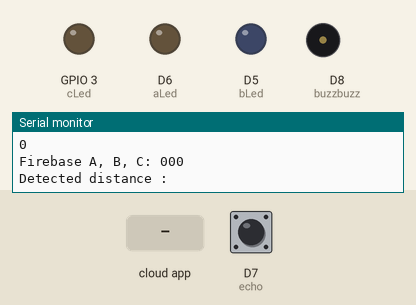
This sketch was run on a simulated ESP8266 (NodeMCU). Shown: output pins drawn as LEDs (lit = HIGH), buzzer (waves = sounding, pin HIGH), the last lines printed to the serial monitor. The test bench sets the inputs (shaded band); at power-on: D7 (echo) LOW. WiFi joins after 1.5 s; servers stay silent unless stated; network time is answered at once with the bench clock; the local clock reads 2024-03-15 10:24:30 at power-on unless the sketch sets it; the Firebase database answers and starts empty; pins used as bus, display or sensor lines are not drawn.

Above: at 2.7 s.
2.8 s: D7 (echo) pulsed HIGH 2 times (0.12 s each, 0.3 s apart)
4.9 s: the phone or cloud app sets Tue to 1
At 12.2 s:
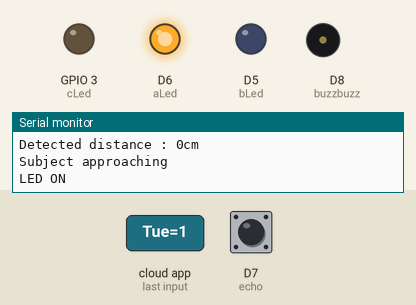
Timing chart, 0 to 13.7 s (numbered marks = the images above; inputs shaded):
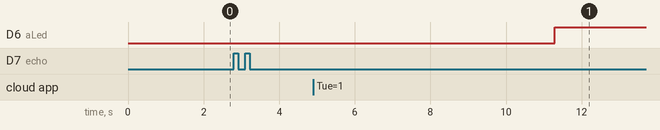

The sketch:

Smartpill_iot.ino
```cpp
#include "FirebaseESP8266.h" // 반드시 파이어베이스 라이브러리를 먼저 추가해야 합니다.
#include <ESP8266WiFi.h>
#include <NTPClient.h>
#include <WiFiUdp.h>
//와이파이 관련 설정입니다.
#define FIREBASE_HOST "iot-coding-school-default-rtdb.firebaseio.com"
#define FIREBASE_AUTH "wTj5vJbaSIiudNFfAYl2bIlB6Pr8tdWJ1TEqaJQTb"
#define WIFI_SSID "AndroidHotspot87_D7_46" // 연결 가능한 wifi의 ssid
#define WIFI_PASSWORD "88888888" // wifi 비밀번호

//작동하는 시간을 하드코딩으로 정의한 변수입니다.
int starttime = 1526;  //오후 5시 30분
String Weekday = "Tue"; // 요일

//초음파 센서 관련 변수를 지정하는 문장입니다.
int trig = D4; // 센서 송신부 핀 설정 가정
int echo = D7; // 센서 수신부 핀 설정 가정
//LED 관련 변수를 지정하는 문장입니다.
int aLed = D6;
int bLed = D5;
int cLed = D9;
int led[3] = {aLed, bLed, cLed};

//부저센서 변수를 저장하는 문장 관련입니다.
int buzzbuzz = D8  ;

//LED를 작동하게 하는 숫자입니다.
int Acont, Bcont, Ccont;
int control[3] = {Acont, Bcont, Ccont};

int timeis_ok, distance_ok;

const long utcOffsetInSeconds = 32400; // every UTC +1.00, +3600
String Week[6] = {"Mon", "Tue", "Tue", "Wed", "Thu", "Fri"};
WiFiUDP ntpUDP;
NTPClient timeClient(ntpUDP, "pool.ntp.org", utcOffsetInSeconds);

FirebaseData firebaseData;
FirebaseJson json;

void printResult(FirebaseData &data);

//함수를 정의한 곳입니다.

int calc_dis() {
  int duration, distance;
  digitalWrite(trig, HIGH);
  delay(10);
  digitalWrite(trig, LOW);
  duration = pulseIn(echo, HIGH);
  distance = (duration / 2) / 29.41;  // 29.41us = 0.01m / 340m/s
  return distance;
}

int led_on() {
  for (int i = 0; i < 3; i++){
    if (control[i]) {
      digitalWrite(led[i], 1);
    }
    delay(50);    // ?? 1
  }
  return 0;
}
int led_off() {
  for (int i = 0; i < 3; i++){
    if (1) {
      digitalWrite(led[i], 0);
    }
    delay(50);    // ?? 2
  }
  return 0;
}

void setup() // wifi 접속 과정.
{
  Serial.begin(9600);
  WiFi.mode(WIFI_STA);

  WiFi.begin(WIFI_SSID, WIFI_PASSWORD);

  Serial.println();
  Serial.print("Connecting to WiFi");
  while (WiFi.status() != WL_CONNECTED)
  {
    Serial.print(".");
    delay(500);
  }
  Serial.println();
  Serial.print("Connected with IP: ");
  Serial.println(WiFi.localIP());
  Serial.println();

  Firebase.begin(FIREBASE_HOST, FIREBASE_AUTH);
  Firebase.reconnectWiFi(true);

  firebaseData.setBSSLBufferSize(1024, 1024);
  firebaseData.setResponseSize(1024);
  Firebase.setReadTimeout(firebaseData, 1000 * 60);
  Firebase.setwriteSizeLimit(firebaseData, "tiny");

  //여기서부터는 control_file 에 관해서 추가한 코드입니다.
  //초음파센서 핀을 설정하는 곳입니다.
  pinMode(trig, OUTPUT);    // OUTPUT_PULLUP?
  pinMode(echo, INPUT);     // INPUT_PULLUP?
  //LED 핀을 설정하는 곳입니다.
  pinMode(aLed, OUTPUT);
  pinMode(bLed, OUTPUT);
  pinMode(cLed, OUTPUT);
  //확인을 위한 시리얼 통신을 합니다.
  Serial.begin(9600);

  //부저핀을 설정합니다.
  pinMode(buzzbuzz, OUTPUT);

  //여기까지는 control_file에 관해 추가한 코드입니다.

}

void loop()
{
  Serial.println("///");

  timeClient.update();

  String Day = Week[timeClient.getDay()];
  int Hour = timeClient.getHours();
  int Min = timeClient.getMinutes();

  Serial.print("currentTime: ");
  Serial.print(Day);
  Serial.print(" ");
  Serial.print(Hour);
  Serial.print(":");
  Serial.println(Min);

  Firebase.setString(firebaseData, "Day:", Day);
  Firebase.setInt(firebaseData, "Hours:", Hour);
  Firebase.setInt(firebaseData, "Minutes:", Min);

  //현재시간을 확인합니다. 12:34분이면, 1234로 저장.12:34분이면, 1234로 저장.
  int currentTime = Hour * 100 + Min;

   /////////////////////////////////////////////

   String val;

   if (Firebase.getString(firebaseData, Weekday)){
    val = firebaseData.stringData();
   }
   int num = val.toInt();
   Serial.println(num);

   // 하드코딩
//   num = 1;

//  A통 B통 C통이 열리도록 명령이 떨어졌는지 확인합니다.
  switch(num) {
    case 0:
      control[0] = 0; control[1] = 0; control[2] = 0; break;
    case 1:
      control[0] = 1; control[1] = 0; control[2] = 0; break;
    case 2:
      control[0] = 0; control[1] = 1; control[2] = 0; break;
    case 3:
      control[0] = 1; control[1] = 1; control[2] = 0; break;
    case 4:
      control[0] = 0; control[1] = 0; control[2] = 1; break;
    case 5:
      control[0] = 1; control[1] = 0; control[2] = 1; break;
    case 6:
      control[0] = 0; control[1] = 1; control[2] = 1; break;
    case 7:
      control[0] = 1; control[1] = 1; control[2] = 1; break;
  }

  Serial.print("Firebase A, B, C: ");
  Serial.print(control[0]);
  Serial.print(control[1]);
  Serial.println(control[2]);

  //시간이 맞으면
  if (starttime == currentTime) {
    Serial.println("It is time");
    timeis_ok = 1;
    // 부저
    tone(buzzbuzz, 500, 200);
    delay(50);
  }
  else{
    timeis_ok = 1;
  }

  Serial.print("Detected distance : ");
  Serial.print(calc_dis());
  Serial.println("cm");

  //거리가 30 이하
  if (calc_dis() < 30) {
    Serial.println("Subject approaching");
    distance_ok = 1;
  }
  else{
    distance_ok = 0;
  }

  //지정한 시간이 맞고 거리가 맞으면, LED를 실행합니다.
  if (timeis_ok && distance_ok) {
    Serial.println("LED ON");
    Firebase.setString(firebaseData, "Existence", "yes");
    led_on();
  }

  //close 명령이 떨어지고, 거리도 30 이상이면 LED를 끕니다.
  if (!distance_ok) {
    Serial.println("Subject leaving. LED OFF");
    Firebase.setString(firebaseData, "Existence", "No");
    led_off();
  }

  delay(5000);
}
```

Measured:
- after the input at 4.9 s, D6 (aLed): LOW → HIGH after 6.4 s
